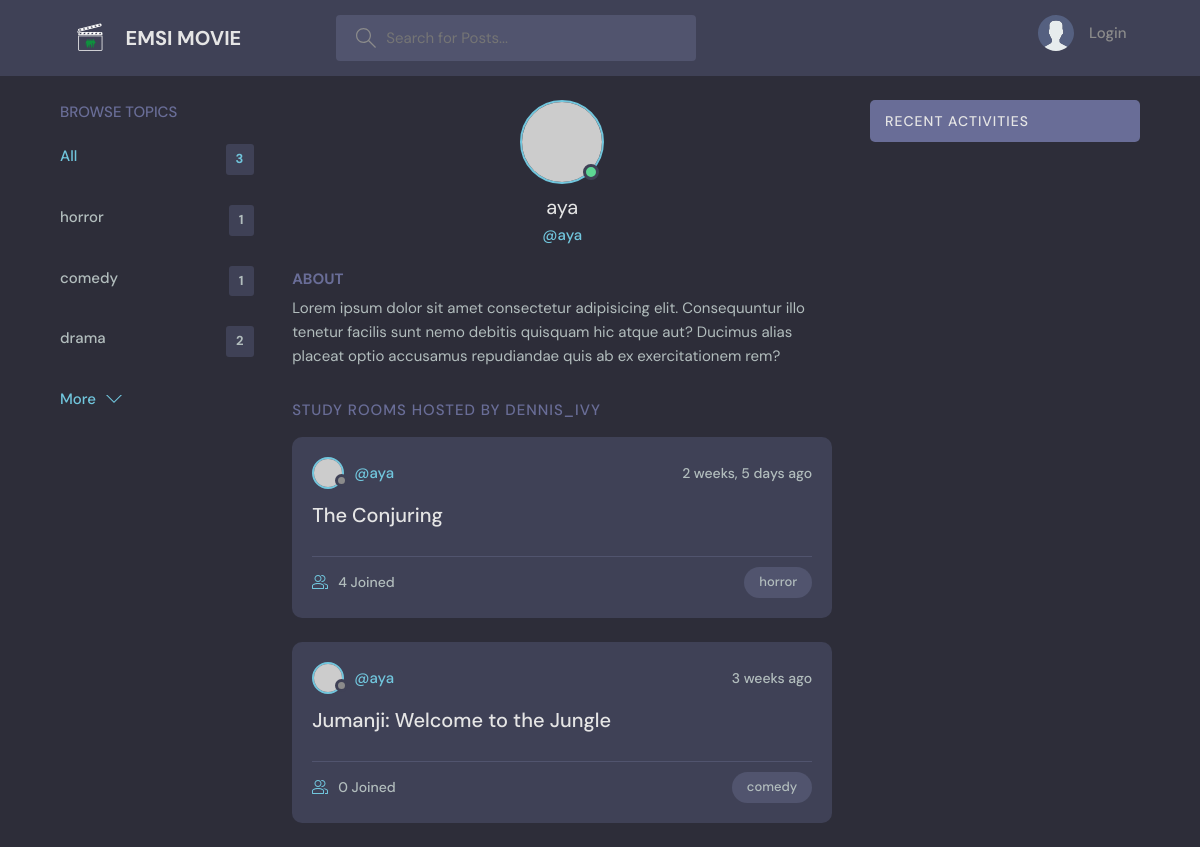
/profile/2/, run on an earlier commit of the app's database.
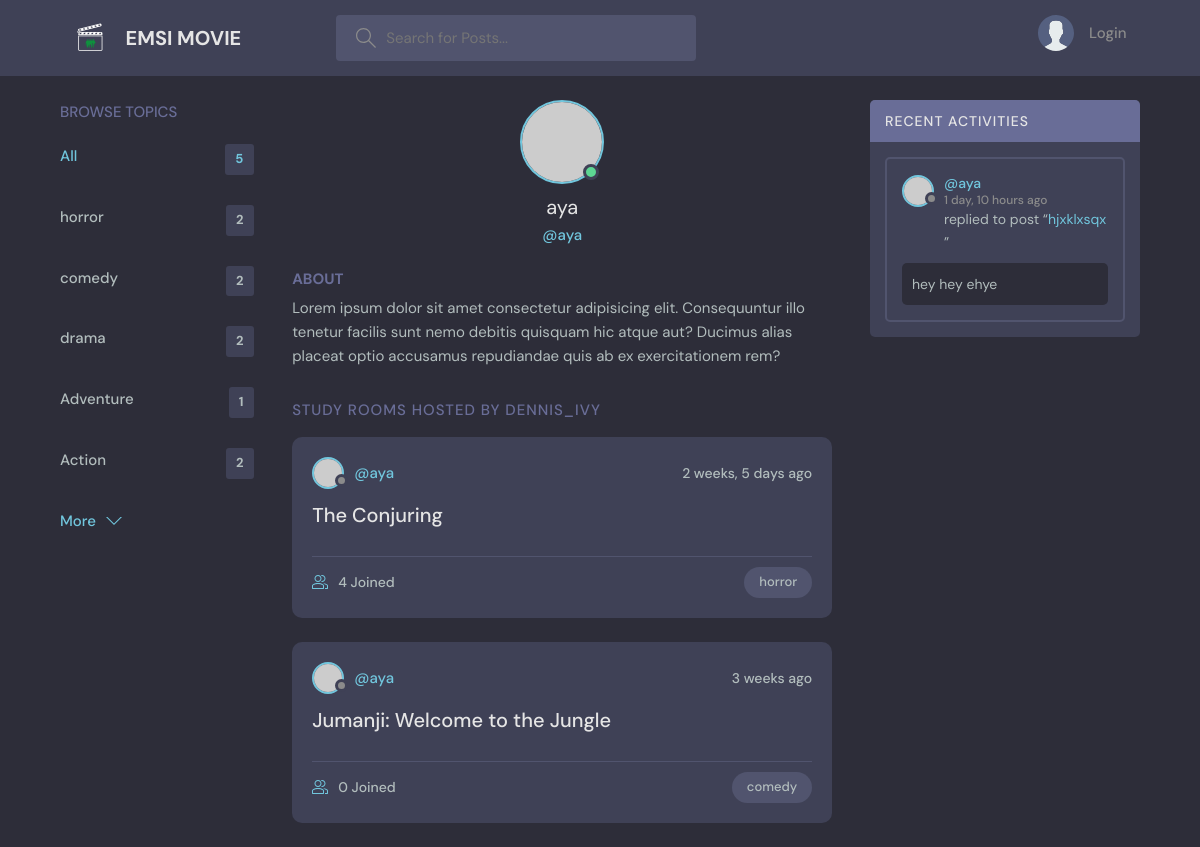
And on a later commit of the database.
### base/models.py (models this page shows, shortened)
class Topic(models.Model):
    name = models.CharField(max_length=200)

class Room(models.Model):
    host = models.ForeignKey(User, on_delete=models.SET_NULL, null=True)
    topic = models.ForeignKey(Topic, on_delete=models.SET_NULL, null=True)
    name = models.CharField(max_length=200)
    description = models.TextField(null=True, blank=True)
    participants =  models.ManyToManyField(
        User, related_name='participants', blank=True)
    updated = models.DateTimeField(auto_now=True)
    created = models.DateTimeField(auto_now_add=True)
    class Meta:
        ordering = [ '-updated', '-created'] #records will be sorted in descending order
    def __str__(self):
        return self.name

class Message(models.Model):
    user = models.ForeignKey(User, on_delete=models.CASCADE)
    room = models.ForeignKey(Room, on_delete=models.CASCADE) #models.SET_NULL
    body = models.TextField()
    updated = models.DateTimeField(auto_now=True)
    created = models.DateTimeField(auto_now_add=True)
    class Meta:
        ordering = [ '-updated', '-created']

### base/views.py (the view)
# urls.py: path('profile/<str:pk>/', views.userProfile, name="user-profile"),
def userProfile(request, pk):
    user = User.objects.get(id=pk)
    rooms = user.room_set.all()
    room_messages = user.message_set.all()
    topics = Topic.objects.all()
    context = {'user': user, 'rooms':rooms,
        'room_messages': room_messages, 'topics': topics}
    return render(request, 'base/profile.html', context)

### base/templates/base/profile.html (shortened to what this page needs)
{% extends 'main.html' %}
 {% block content %}
  <main class="profile-page layout layout--3">
    <div class="container">
      {% include 'base/topics_component.html' %}
      <div class="roomList">
        <div class="profile">
          <div class="profile__avatar">
            <div class="avatar avatar--large active">
              <img src="https://randomuser.me/api/portraits/men/11.jpg" />
            </div>
          </div>
          <div class="profile__info">
            <h3>{{user.username}}</h3>
            <p>@{{user.username}}</p>
          </div>
          <div class="profile__about">
            <h3>About</h3>
            <p>
              Lorem ipsum dolor sit amet consectetur adipisicing elit. Consequuntur illo tenetur
              facilis sunt nemo debitis quisquam hic atque aut? Ducimus alias placeat optio
              accusamus repudiandae quis ab ex exercitationem rem?
            </p>
          </div>
        </div>
        <div class="roomList__header">
          <div>
            <h2>Study Rooms Hosted by dennis_ivy</a>
            </h2>
          </div>
        </div>
        {% include 'base/feed_component.html' %}
      </div>
      {% include 'base/activity_component.html' %}
    </div>
  </main>
{% endblock content %}

### base/templates/base/topics_component.html
<div class="topics">
    <div class="topics__header">
      <h2>Browse Topics</h2>
    </div>
    <ul class="topics__list">
      <li>
        <a href="{% url 'home' %}" class="active">All <span>{{topics.count}}</span></a>
      </li>
        {% for topic in topics %}
      <li>
        <a href="{% url 'home' %}?q={{topic.name}}">{{topic.name}}<span>{{topic.room_set.all.count}}</span></a>
      </li>
      {% endfor %}
    </ul>
    <a class="btn btn--link" href="{% url 'topics' %}">
      More
      <svg version="1.1" xmlns="http://www.w3.org/2000/svg" width="32" height="32" viewBox="0 0 32 32">
        <title>chevron-down</title>
        <path d="M16 21l-13-13h-3l16 16 16-16h-3l-13 13z"></path>
      </svg>
    </a>
  </div>

### base/templates/base/feed_component.html (shortened to what this page needs)
{% for room in rooms %}
<div class="roomListRoom">
    <div class="roomListRoom__header">
      <a href="{% url 'user-profile' room.host.id %}" class="roomListRoom__author">
        <div class="avatar avatar--small">
          <img src="https://randomuser.me/api/portraits/women/11.jpg" />
        </div>
        <span>@{{room.host.username}}</span>
      </a>
      <div class="roomListRoom__actions">
        <span>{{room.created|timesince}} ago</span>
      </div>
    </div>
    <div class="roomListRoom__content">
      <a href="{% url 'room' room.id %}">{{room.name}}</a>
    </div>
    <div class="roomListRoom__meta">
      <a href="{% url 'room' room.id %}" class="roomListRoom__joined">
        {{room.participants.all.count}} Joined
      </a>
      <p class="roomListRoom__topic">{{room.topic.name}}</p>
    </div>
</div>
{% endfor %}

### base/templates/base/activity_component.html (shortened to what this page needs)
<div class="activities">
    <div class="activities__header">
      <h2>Recent Activities</h2>
    </div>
    {% for message in room_messages %}
    <div class="activities__box">
      <div class="activities__boxHeader roomListRoom__header">
        <a href="{% url 'user-profile' message.user.id %}" class="roomListRoom__author">
          <div class="avatar avatar--small">
            <img src="https://randomuser.me/api/portraits/women/11.jpg" />
          </div>
          <p>
            @{{message.user}}
            <span>{{message.created|timesince}} ago</span>
          </p>
        </a>
      </div>
      <div class="activities__boxContent">
        <p>replied to post “<a href="{% url 'room' message.room.id  %}">{{message.room}}</a>”</p>
        <div class="activities__boxRoomContent">
          {{message.body}}
        </div>
      </div>
    </div>
    {% endfor %}
  </div>

What changed in the data, as far as the page shows it:
computed for Topic "horror": room_set.all.count "1" → "2"
computed for Topic "comedy": room_set.all.count "1" → "2"
added Topic: name "Adventure", room_set.all.count "1"
added Topic: name "Action", room_set.all.count "2"
added Message: user "aya", created "1 day, 10 hours", room "hjxklxsqx", body "hey hey ehye"
Also different on the page:
{{ topics.count }}: "3" → "5"
